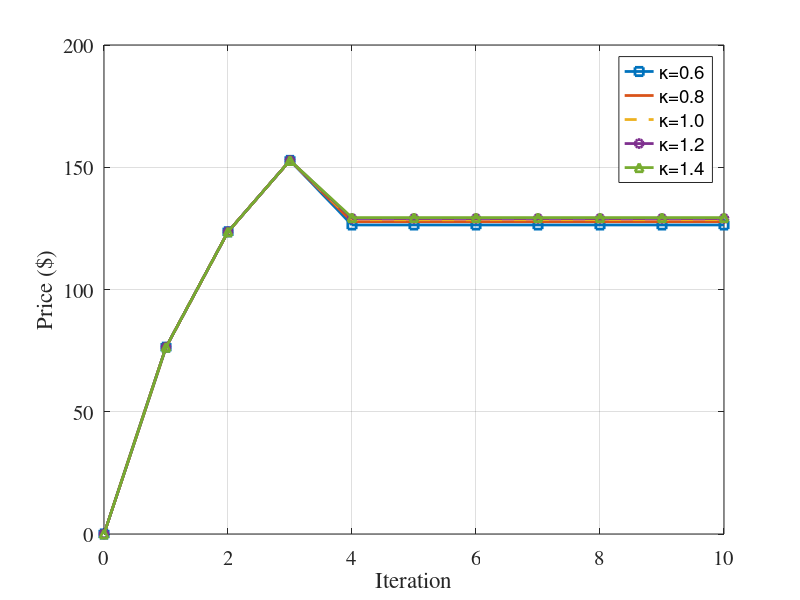

MATLAB code to generate this figure:
x = 0:10;

p_06 = [0, 76.3932, 123.607, 152.786, 126.398, 126.398, 126.398, 126.398, ...
    126.398, 126.398, 126.398];
p_08 = [0, 76.3932, 123.607, 152.786, 127.745, 127.745, 127.745, 127.745, ...
    127.745, 127.745, 127.745];
p_10 = [0, 76.3932, 123.607, 152.786, 128.529, 128.529, 128.529, ...
    128.569, 128.569, 128.569, 128.569];
p_12 = [0, 76.3932, 123.607, 152.786, 129.043, 129.043, 129.043, ...
    129.043, 129.043, 129.043, 129.043];
p_14 = [0, 76.3932, 123.607, 152.786, 129.406, 129.406, 129.406, ...
    129.406, 129.406, 129.406, 129.406];





dataline1 = plot(x, p_06, '-square' ,'LineWidth', 2);
set(gca, 'FontSize', 15, 'FontName', 'Times')

hold on
dataline2 = plot(x, p_08, '-', 'LineWidth', 2);
set(gca, 'FontSize', 15, 'FontName', 'Times')

dataline3 = plot(x, p_10, '--', 'LineWidth', 2);
set(gca, 'FontSize', 15, 'FontName', 'Times')

dataline4 = plot(x, p_12, '-o', 'LineWidth', 2);
set(gca, 'FontSize', 15, 'FontName', 'Times')

dataline5 = plot(x, p_14, '-^', 'LineWidth', 2);
set(gca, 'FontSize', 15, 'FontName', 'Times')

grid on



xlabel('Iteration')
ylabel('Price ($)')

legend({'\kappa=0.6', '\kappa=0.8','\kappa=1.0', '\kappa=1.2', '\kappa=1.4'}, 'location', 'best');

print('demand2_p.jpg', '-djpeg')
